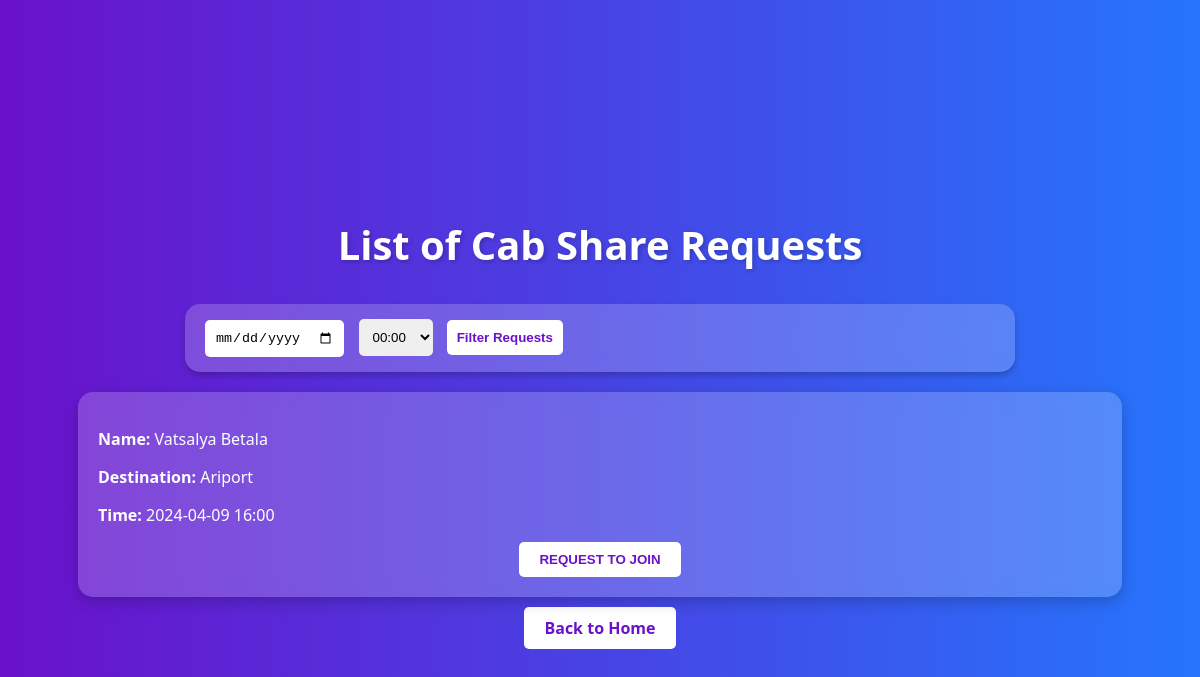
The app's page /list_requests with its own data.
### app1.py (models this page shows)
class CabRequest(db.Model):
    id = db.Column(db.Integer, primary_key=True)
    name = db.Column(db.String(100), nullable=False)
    email = db.Column(db.String(120), nullable=False)
    phone_number = db.Column(db.String(20), nullable=False)
    destination = db.Column(db.String(100), nullable=False)
    time = db.Column(db.DateTime, nullable=False)
    verified = db.Column(db.Boolean, default=False)
    creator_email = db.Column(db.String(120), nullable=False)

### app1.py (the view)
@app.route('/list_requests')
def list_requests():
    user_email = session.get('user_email')
    requests = CabRequest.query.all()
    user_join_requests = JoinRequest.query.filter_by(requester_email=user_email).all()
    requested_trip_ids = {req.cab_request_id for req in user_join_requests}
    return render_template('requests.html', requests=requests, requested_trip_ids=requested_trip_ids)

### Templates/requests.html (shortened to what this page needs)
<!DOCTYPE html>
<html lang="en">
<head>
    <link rel="stylesheet" href="{{ url_for('static', filename='style.css') }}">
</head>
<body>
    <h1>List of Cab Share Requests</h1>
    <div class="filter-bar">
        <form action="{{ url_for('filter_requests') }}" method="post">
            <input type="date" name="date" required>
            <select name="time_slot" required>
                {% for hour in range(24) %}
                <option value="{{ '%02d:00' % hour }}">{{ '%02d:00' % hour }}</option>
                {% endfor %}
            </select>
            <button type="submit">Filter Requests</button>
        </form>
    </div>
    <div class="requests-grid">
        {% for request in requests %}
    <div class="request-box">
        <p><strong>Name:</strong> {{ request.name }}</p>
        <p><strong>Destination:</strong> {{ request.destination }}</p>
        <p><strong>Time:</strong> {{ request.time.strftime('%Y-%m-%d %H:%M') }}</p>
        <form action="{{ url_for('join_trip', cab_request_id=request.id) }}" method="post">
            {% if request.id in requested_trip_ids %}
                <button type="submit" class="request-join-btn" disabled>Requested</button>
            {% else %}
                <button type="submit" class="request-join-btn">Request to Join</button>
            {% endif %}
        </form>
    </div>
    {% endfor %}
    </div>
    <a href="{{ url_for('home_page') }}" class="back-btn">Back to Home</a>
</body>
</html>

### Static/style.css (style rules this page uses)
body { font-family: 'Segoe UI', Tahoma, Geneva, Verdana, sans-serif; margin: 0; padding: 20px; color: #333; background: linear-gradient(135deg, #6e8efb, #a777e3); min-height: 100vh; display: flex; flex-direction: column; align-items: center; justify-content: center; }
h1 { color: #fff; margin-bottom: 2rem; font-size: 2.5rem; text-shadow: 2px 2px 4px rgba(0,0,0,0.2); }
.request-join-btn { background-color: #007bff; color: white; border: none; border-radius: 5px; cursor: pointer; padding: 10px 20px; text-transform: uppercase; font-weight: bold; transition: background-color 0.3s ease; display: block; text-align: center; }
.back-btn { text-decoration: none; color: #fff; background-color: #007bff; padding: 10px 20px; border-radius: 5px; transition: background-color 0.3s ease; font-weight: bold; margin-top: 20px; display: block; width: max-content; margin: 20px auto; }

### Templates/requests.html (style rules this page uses)
body { font-family: 'Segoe UI', sans-serif; background: linear-gradient(to right, #6a11cb 0%, #2575fc 100%); padding: 20px; display: flex; flex-direction: column; align-items: center; min-height: 100vh; margin: 0; color: #fff; }
.filter-bar { background-color: rgba(255, 255, 255, 0.2); padding: 15px; border-radius: 15px; box-shadow: 0 4px 6px rgba(0,0,0,0.2); display: flex; justify-content: space-between; width: 90%; max-width: 800px; margin-bottom: 20px; backdrop-filter: blur(10px); }
.filter-bar input, .filter-bar select, .filter-bar button { padding: 10px; border-radius: 5px; border: none; margin: 0 5px; }
.filter-bar button { cursor: pointer; background-color: #fff; color: #6a11cb; font-weight: bold; transition: background-color 0.3s ease; }
.requests-grid { display: grid; grid-template-columns: repeat(auto-fit, minmax(300px, 1fr)); gap: 20px; width: 90%; max-width: 1200px; }
.request-box { background-color: rgba(255, 255, 255, 0.2); padding: 20px; border-radius: 15px; box-shadow: 0 5px 15px rgba(0,0,0,0.2); backdrop-filter: blur(10px); transition: transform 0.2s ease-out; }
.request-join-btn, .back-btn { background-color: #fff; color: #6a11cb; padding: 10px 20px; border-radius: 5px; cursor: pointer; transition: all 0.3s ease; text-align: center; display: block; width: fit-content; margin: 10px auto 0; }

### records on screen
CabRequest: name "Vatsalya Betala", destination "Ariport", time "2024-04-09 16:00", shows "REQUEST TO JOIN"

### other values on screen
form field time_slot "00:00"
